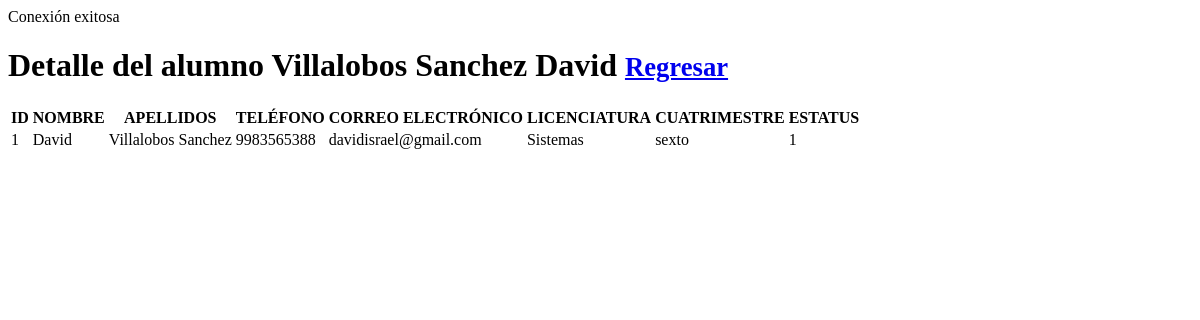
The app's page /alumnos/detail.php?id=1, older data.
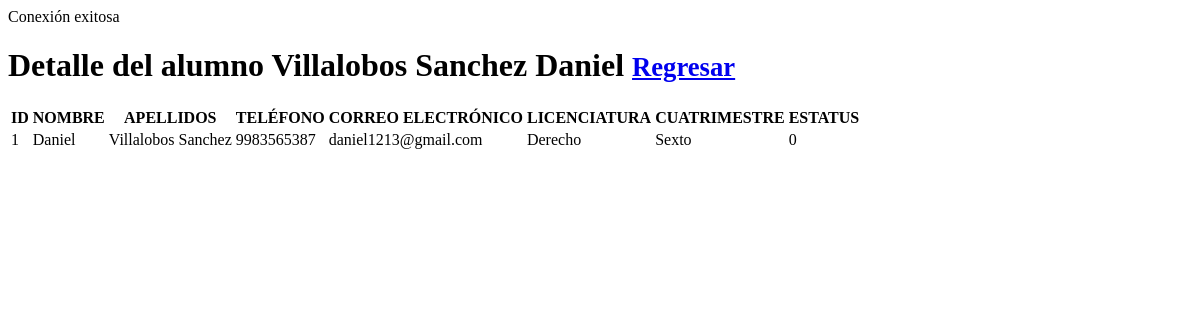
The same page, newer data.
### tables this page shows
CREATE TABLE `alumnos` (
  `id` int(11) NOT NULL,
  `nombre` varchar(35) NOT NULL,
  `apellido` varchar(35) NOT NULL,
  `telefono` bigint(15) NOT NULL,
  `correo` varchar(35) NOT NULL,
  `licenciatura` varchar(50) NOT NULL,
  `cuatrimestre` varchar(35) NOT NULL,
  `estatus` int(10) NOT NULL
);

### lib/functions.php (called while the page is built, shortened)
<?php
function get_alumno($connect,$id)
{
$consulta = "SELECT * FROM alumnos WHERE id = $id";
$resultado = mysqli_query($connect, $consulta);
return $resultado;
}
        ?><!DOCTYPE html>

### alumnos/detail.php (the view, shortened to what this page needs)
<?php
$id = $_GET['id'];
require_once("../lib/functions.php");
$resultado = get_alumno($connect,$id);
$alumno = mysqli_fetch_array($resultado);
?>
<!DOCTYPE html>
<html lang="es-MX">
<head>
</head>
<body>
    <h1>Detalle del alumno <?php echo $alumno['apellido']." ". $alumno['nombre']?> <small> <a href = "../alumnos/">Regresar</a></small></h1><table><thead>
        <tr><th>ID</th>
        <th>NOMBRE</th>
        <th>APELLIDOS</th>
        <th>TELÉFONO</th>
        <th>CORREO ELECTRÓNICO</th>
        <th>LICENCIATURA</th>
        <th>CUATRIMESTRE</th>
        <th>ESTATUS</th>
        </tr>
    </thead>
    <tbody>
        <tr>
            <td><?php echo $alumno ['id']; ?></td>
            <td><?php echo $alumno ['nombre']; ?></td>
            <td><?php echo $alumno ['apellido']; ?></td>
            <td><?php echo $alumno ['telefono']; ?></td>
            <td><?php echo $alumno ['correo']; ?></td>
            <td><?php echo $alumno ['licenciatura']; ?></td>
            <td><?php echo $alumno ['cuatrimestre']; ?></td>
            <td><?php echo $alumno ['estatus']; ?></td>
        </tr>
    </tbody>
    </table>
</body>
</html>

Row changes from the older to the newer data that the page shows:
changed alumnos "Villalobos Sanchez": nombre "David" → "Daniel"; telefono "9983565388" → "9983565387"; correo "davidisrael@gmail.com" → "daniel1213@gmail.com"; licenciatura "Sistemas" → "Derecho"; cuatrimestre "sexto" → "Sexto"; estatus "1" → "0"
